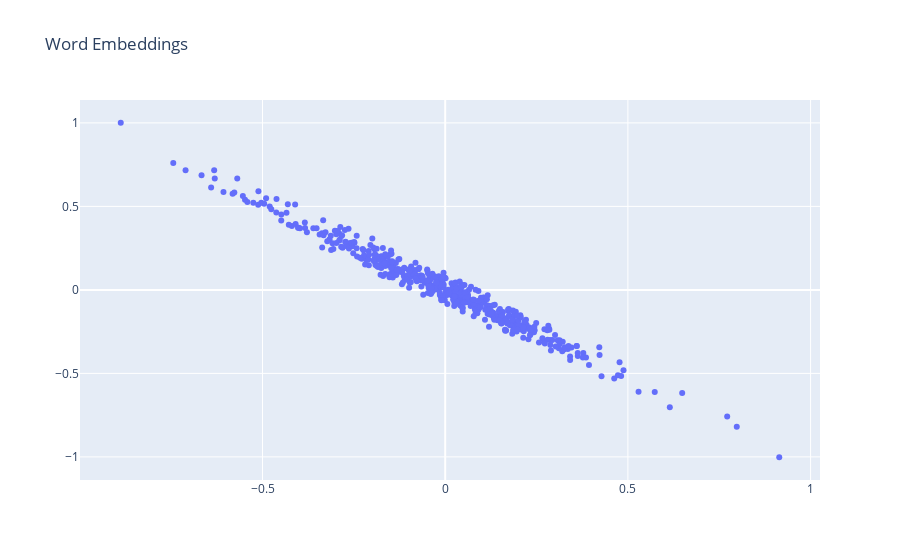

Write notebook code for a chart like this one.
### Code cell
def plot_2d_embeddings(embeddings, id_start=1, count=100):
  # Get 1st and 2nd embedding dims for the desired tokens.
  x1 = embeddings[id_start:id_start+count, 0]
  x2 = embeddings[id_start:id_start+count, 1]
  
  # Get the corresponding words from the reverse index (for labeling).
  tokens = [reverse_index[i] for i in range(id_start, id_start+count)]

  # Plot with the plotly library.
  data = plotly.Scatter(x=x1, y=x2, text=tokens,
                        mode='markers', textposition='bottom left',
                        hoverinfo='text')
  fig = plotly.Figure(data=[data],
                      layout=plotly.Layout(title="Word Embeddings",
                                           hovermode='closest'))
  fig.show()

# Very frequent tokens tend to be more syntactic than semantic, so let's plot
# some rarer words.    
plot_2d_embeddings(embeddings2, id_start=500, count=500)

### Figure 1 — Plotly figure (JSON) as saved in the notebook; plotly's stock layout.template omitted (floating-point values rounded to 4 significant figures; data arrays with more than 128 entries replaced by an {"elided": "..."} marker saying what was removed)
{"data": [{"hoverinfo": "text", "mode": "markers", "text": {"elided": "500 str values"}, "textposition": "bottom left", "type": "scatter", "x": {"elided": "500 float values"}, "y": {"elided": "500 float values"}}], "layout": {"hovermode": "closest", "title": {"text": "Word Embeddings"}}}
